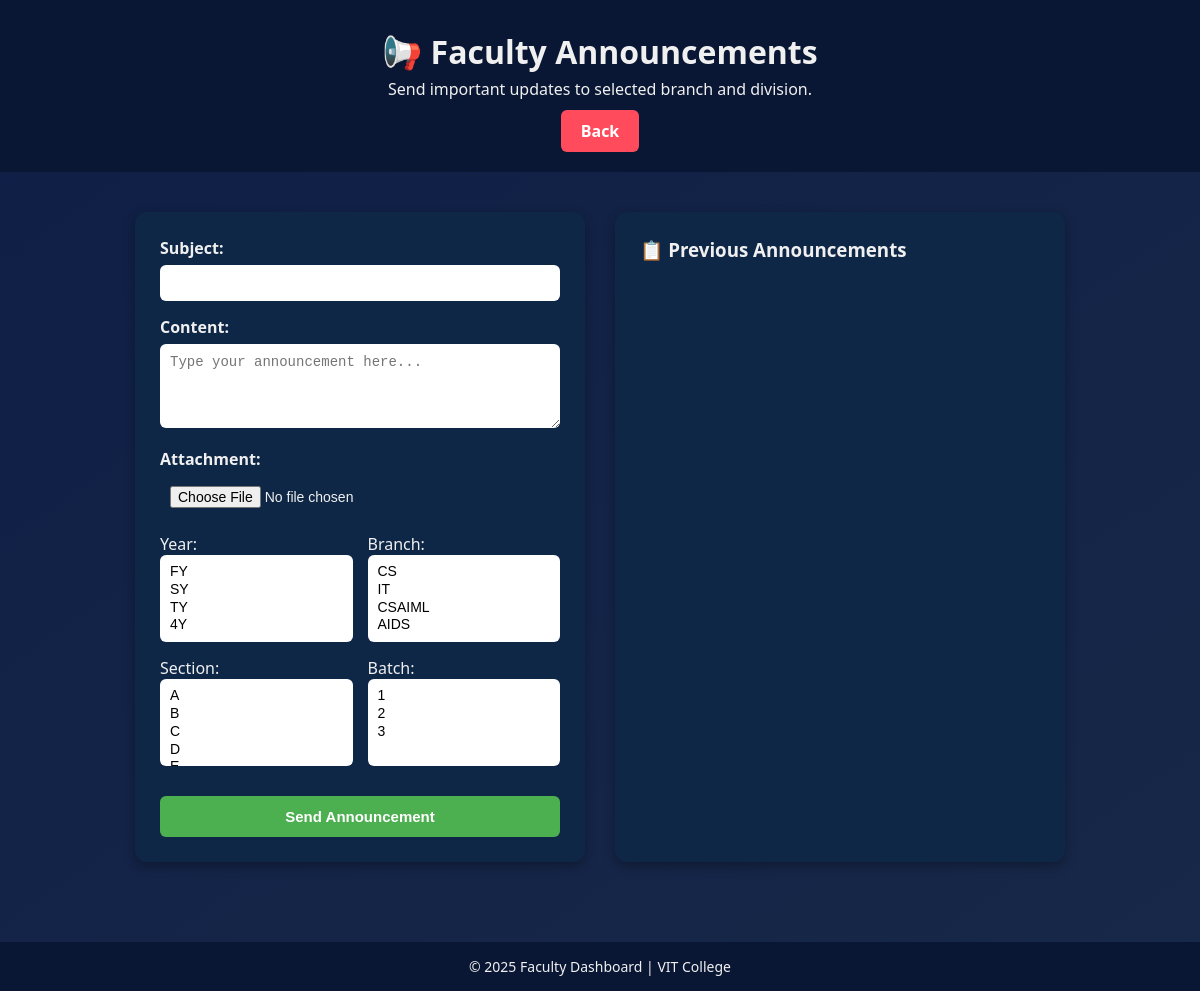
The page /announcements on the database as committed earlier.
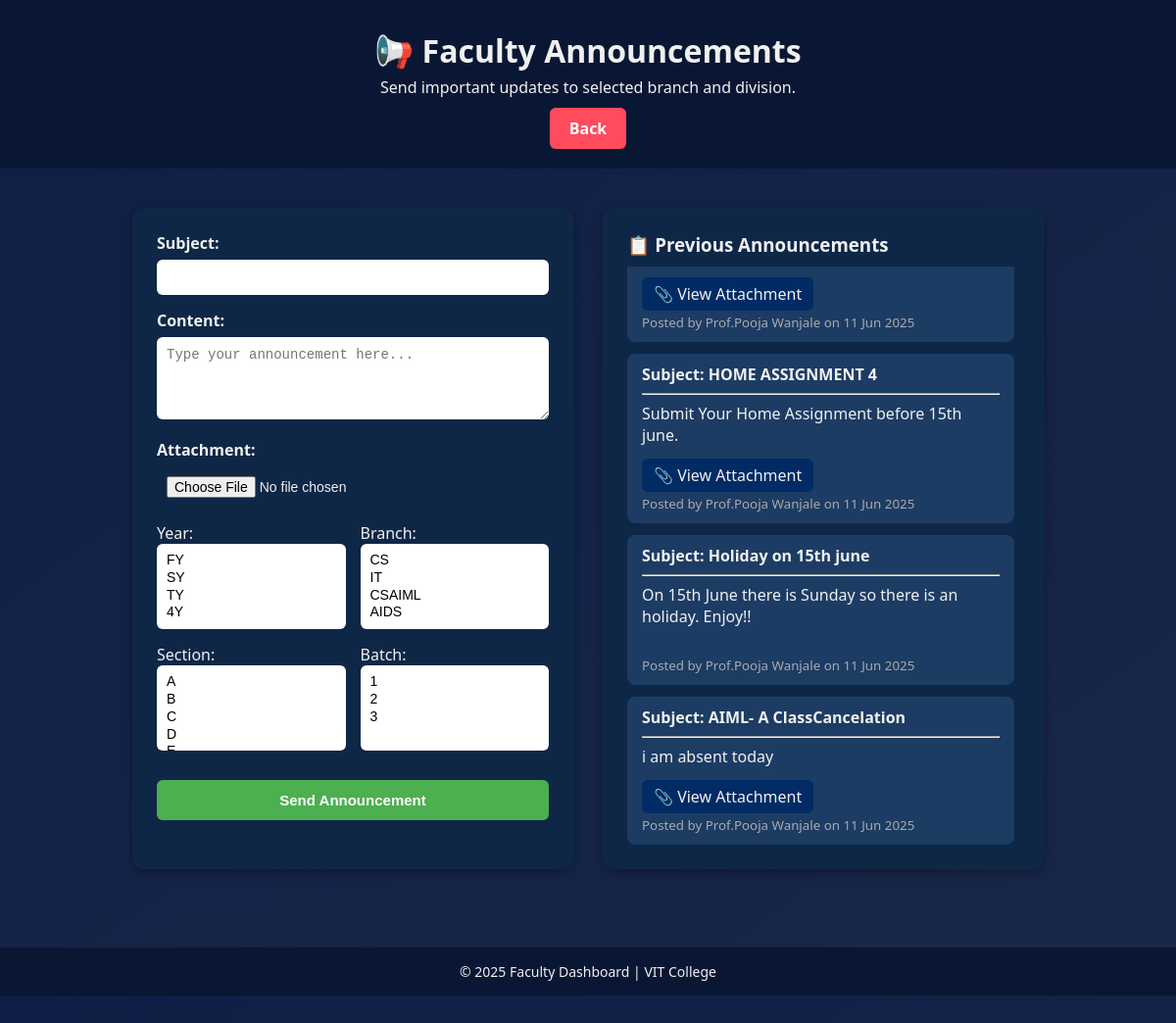
The same page on the database as committed later.
### announcements/models.py (models this page shows, shortened)
class Announcement(models.Model):
    subject = models.CharField(max_length=100)
    content = models.TextField()
    attachment = models.FileField(upload_to='attachments/', blank=True, null=True)
    years = models.JSONField(default=list)    # e.g. ["FY", "SY"]
    branches = models.JSONField(default=list) # e.g. ["CS", "AIDS"]
    sections = models.JSONField(default=list) # e.g. ["A", "B"]
    batches = models.JSONField(default=list)  # e.g. ["1", "2"]
    teacher_id = models.CharField(max_length=20)
    teacher_name = models.CharField(max_length=100)
    created_at = models.DateTimeField(auto_now_add=True)

### ASEP2/views.py (the view, shortened to what this page needs)
# urls.py: path("announcements",views.faculty_announcement,name = "announcements"),
def faculty_announcement(request):
    announcements = Announcement.objects.all().order_by('-created_at')[:20]
    return render(request, 'announcements.html', {
        'announcements': announcements
    })

### templates/announcements.html (shortened to what this page needs)
<!DOCTYPE html>
<html lang="en">
<head>
  {% load static %}
  <link rel="stylesheet" href="{% static 'css/announcement.css' %}">
</head>
<body>
  <header class="dashboard-header">
    <h1>📢 Faculty Announcements</h1>
    <p>Send important updates to selected branch and division.</p>
    <a href="javascript:history.back()" class="btn back-btn">Back</a>
  </header>
  <main class="container">
    <div class="form-box">
      <form method="post" enctype="multipart/form-data">
        <div class="form-group">
          <label>Subject:</label>
          <input type="text" name="subject" required />
        </div>
        <div class="form-group">
          <label>Content:</label>
          <textarea name="content" rows="4" placeholder="Type your announcement here..." required></textarea>
        </div>
        <div class="form-group">
          <label>Attachment:</label>
          <input type="file" name="attachment" />
        </div>
        <div class="multi-grid">
          <div>
            <label>Year:</label>
            <select name="year" multiple>
              <option>FY</option>
              <option>SY</option>
              <option>TY</option>
              <option>4Y</option>
            </select>
          </div>
          <div>
            <label>Branch:</label>
            <select name="branch" multiple>
              <option>CS</option>
              <option>IT</option>
              <option>CSAIML</option>
              <option>AIDS</option>
            </select>
          </div>
          <div>
            <label>Section:</label>
            <select name="section" multiple>
              <option>A</option>
              <option>B</option>
              <option>C</option>
              <option>D</option>
              <option>E</option>
            </select>
          </div>
          <div>
            <label>Batch:</label>
            <select name="batch" multiple>
              <option>1</option>
              <option>2</option>
              <option>3</option>
            </select>
          </div>
        </div>
        <button type="submit" class="btn submit-btn">Send Announcement</button>
      </form>
    </div>
    <div class="announcement-panel">
      <h3>📋 Previous Announcements</h3>
      <div class="announcement-list">
        {% for a in announcements reversed %}
        <div class="announcement-entry">
          <strong>Subject: {{ a.subject }}</strong>
          <hr>
          <p>{{ a.content }}</p>
          {% if a.attachment %}
            <a href="{{ a.attachment.url }}" class="attachment-link" target="_blank">
                📎 View Attachment
              </a>
           {% endif %}
          <br>
          <small>Posted by {{ a.teacher_name }} on {{ a.created_at|date:"d M Y" }}</small>
        </div>
        {% endfor %}
      </div>
      </div>
  </main>
  <footer>
    © 2025 Faculty Dashboard | VIT College
  </footer>
</body>
</html>

### static/css/announcement.css (style rules this page uses)
body { margin: 0; font-family: 'Segoe UI', sans-serif; background: linear-gradient(145deg, #0f1e46, #182848); color: #f0f0f0; }
.dashboard-header { text-align: center; padding: 30px 0; background-color: #0a1734; }
.dashboard-header h1 { font-size: 2rem; margin: 0; }
.dashboard-header p { margin: 5px 0 20px; font-weight: 300; }
.back-btn { background-color: #ff4b5c; padding: 10px 20px; color: white; border-radius: 6px; text-decoration: none; font-weight: bold; }
.container { display: flex; justify-content: center; align-items: flex-start; gap: 30px; padding: 40px; flex-wrap: wrap; }
.form-box, .announcement-panel { background: #0f2747; padding: 25px; border-radius: 12px; box-shadow: 0 4px 12px rgba(0,0,0,0.3); width: 400px; min-height: 500px; display: flex; justify-content: space-between; }
.form-group { margin-bottom: 15px; }
.form-group label { display: block; margin-bottom: 6px; font-weight: bold; }
.form-group input[type="text"], .form-group textarea, .form-group input[type="file"] { width: 100%; padding: 10px; border-radius: 6px; border: none; font-size: 14px; box-sizing: border-box; }
.multi-grid { display: grid; grid-template-columns: repeat(2, 1fr); gap: 15px; margin-bottom: 20px; }
.multi-grid select { width: 100%; padding: 8px; border-radius: 6px; border: none; font-size: 14px; }
.btn.submit-btn { background-color: #4CAF50; color: white; padding: 12px; width: 100%; border: none; border-radius: 6px; font-weight: bold; cursor: pointer; font-size: 15px; margin-top: 10px; }
.announcement-panel h3 { margin-top: 0; margin-bottom: 10px; }
.announcement-list { overflow-y: auto; max-height: 420px; display: flex; flex-direction: column-reverse; gap: 12px; padding-right: 5px; }
.announcement-entry { background: #1d3c64; padding: 10px 15px; border-radius: 8px; }
.announcement-entry p { margin: 0 0 5px; }
.announcement-entry small { color: #aaa; }
footer { text-align: center; padding: 15px; font-size: 14px; background-color: #0a1734; margin-top: 40px; }

### templates/announcements.html (style rules this page uses)
.container { display: flex; justify-content: center; align-items: stretch; gap: 30px; padding: 40px; flex-wrap: wrap; min-height: 600px; }
.form-box, .announcement-panel { background: #0f2747; padding: 25px; border-radius: 12px; box-shadow: 0 4px 12px rgba(0, 0, 0, 0.3); width: 400px; display: flex; flex-direction: column; }
.announcement-panel { justify-content: flex-start; }
.announcement-list { overflow-y: auto; max-height: 590px; display: flex; flex-direction: column-reverse; gap: 12px; }
.attachment-link { display: inline-block; margin-top: 8px; padding: 6px 12px; background-color:rgb(0, 43, 100); color: #f0f0f0; text-decoration: none; font-weight: 500; border-radius: 6px; transition: background-color 0.3s ease; }

Rows that differ between the two databases and show on the page:
added Announcement: subject "AIML- A ClassCancelation", content "i am absent today", teacher_name "Prof.Pooja Wanjale", created_at "11 Jun 2025"
added Announcement: subject "Holiday on 15th june", content "On 15th June there is Sunday so there is an holiday. Enjoy!!", teacher_name "Prof.Pooja Wanjale", created_at "11 Jun 2025"
added Announcement: subject "HOME ASSIGNMENT 4", content "Submit Your Home Assignment before 15th june.", teacher_name "Prof.Pooja Wanjale", created_at "11 Jun 2025"
added Announcement: teacher_name "Prof.Pooja Wanjale", created_at "11 Jun 2025"
